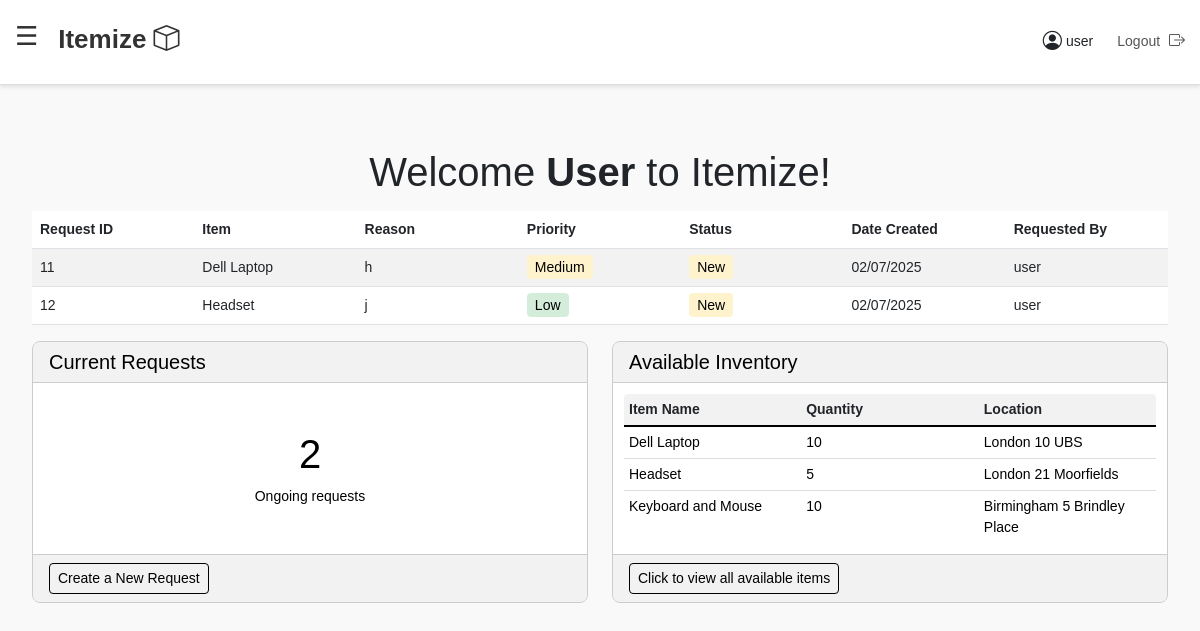
The app's page /dashboard/ (signed in) with its own data.
### inventory/models.py (models this page shows, shortened)
class InventoryRequest(models.Model):
    STATUS_CHOICES = [
        ('New', 'New'),
        ('In Progress', 'In Progress'),
        ('Approved', 'Approved'),
        ('Rejected', 'Rejected'),
    ]
    item = models.ForeignKey(InventoryItem, on_delete=models.CASCADE)  # Link to InventoryItem
    reason = models.TextField()
    priority = models.CharField(max_length=10, choices=[('High', 'High'), ('Medium', 'Medium'), ('Low', 'Low')])
    requested_by = models.ForeignKey(User, on_delete=models.CASCADE)  # Link to User
    status = models.CharField(max_length=20, choices=STATUS_CHOICES, default='New')
    created_at = models.DateTimeField(auto_now_add=True)
    class Meta:
        verbose_name = 'Inventory Request'
        verbose_name_plural = 'Inventory Requests'
        db_table = 'inventory_request'

class InventoryItem(models.Model):
    name = models.CharField(max_length=100)
    category = models.CharField(max_length=100)
    quantity = models.PositiveIntegerField(default=0)
    location = models.CharField(max_length=100)
    description = models.TextField(blank=True)
    added = models.DateTimeField(auto_now_add=True)
    class Meta:
        verbose_name = 'Inventory Item'
        verbose_name_plural = 'Inventory Items'
        db_table = 'inventory_item'

### inventory/views.py (the view)
# urls.py: path('dashboard/', views.dashboard, name='dashboard'),  # Dashboard
@login_required
def dashboard(request):
    if request.user.is_staff:
        requests = InventoryRequest.objects.all()
        current_requests_count = InventoryRequest.objects.exclude(status__in=['Approved', 'Rejected']).count()
        is_admin = True
    else:
        requests = InventoryRequest.objects.filter(requested_by=request.user)
        current_requests_count = InventoryRequest.objects.filter(
            requested_by=request.user
        ).exclude(status__in=['Approved', 'Rejected']).count()
        is_admin = False
    available_inventories = InventoryItem.objects.all()[:3]
    context = {
        'requests': requests,
        'current_requests_count': current_requests_count,
        'available_inventories': available_inventories,
        'is_admin': is_admin,
        'user_name': request.user.username if request.user.is_authenticated else "Guest"
    }
    return render(request, 'dashboard.html', context)

### templates/dashboard.html (shortened to what this page needs)
{% extends 'base.html' %}
{% block content %}
    <div class="container-fluid mt-5">
    <h1 class="text-center" style="margin-top: 5px; margin-bottom: 15px">Welcome <strong>{{ user.username|title }}</strong> to Itemize!
    </h1>
    <table class="table table-striped">
        <thead>
        <tr>
            <th>Request ID</th>
            <th>Item</th>
            <th>Reason</th>
            <th>Priority</th>
            <th>Status</th>
            <th>Date Created</th>
            <th>Requested By</th>
        </tr>
        </thead>
        <tbody>
        {% for req in requests %}
            <tr>
                <td>{{ req.id }}</td>
                <td>{{ req.item.name }}</td>
                <td>{{ req.reason }}</td>
                <td>
                <span class="{% if req.priority == 'Low' %}priority-low
                              {% elif req.priority == 'Medium' %}priority-medium
                              {% elif req.priority == 'High' %}priority-high{% endif %}">
                    {{ req.priority }}
                </span>
                </td>
                <td>
                <span class="{% if req.status == 'New' %}status-new
                              {% elif req.status == 'In Progress' %}status-in-progress
                              {% elif req.status == 'Approved' %}status-approved
                              {% elif req.status == 'Rejected' %}status-rejected{% endif %}">
                    {{ req.status }}
                </span>
                </td>
                <td>{{ req.created_at|date:"d/m/Y" }}</td>
                <td>{{ req.requested_by.username }}</td>
            </tr>
        {% empty %}
            <tr>
                <td colspan="7" class="text-center">No requests found.</td>
            </tr>
        {% endfor %}
        </tbody>
    </table>
    <div class="row mb-4">
    <div class="col-md-6">
        <div class="card h-100"
             style="background-color: #f2f2f2; border: 1px solid #ccc; border-radius: 8px; overflow: hidden;">
            <div class="card-header" style="background-color: #f2f2f2; color: black; border-bottom: 1px solid #ccc;">
                <h5 class="card-title mb-0">Current Requests</h5>
            </div>
            <div class="card-body d-flex flex-column align-items-center justify-content-center"
                 style="background-color: white;">
                <h1 style="color: black;">{{ current_requests_count }}</h1>
                <p class="card-text" style="color: black;">Ongoing requests</p>
            </div>
            <div class="card-footer" style="background-color: #f2f2f2; border-top: 1px solid #ccc;">
                <a href="{% url 'create_request' %}" class="btn btn-sm"
                   style="border: 1px solid black; color: black; background-color: transparent; transition: 0.3s;"
                   onmouseover="this.style.backgroundColor='black'; this.style.color='white';"
                   onmouseout="this.style.backgroundColor='transparent'; this.style.color='black';">Create a New
                    Request</a>
            </div>
        </div>
    </div>
    <div class="col-md-6">
        <div class="card h-100"
             style="background-color: #f2f2f2; border: 1px solid #ccc; border-radius: 8px; overflow: hidden;">
            <div class="card-header" style="background-color: #f2f2f2; color: black; border-bottom: 1px solid #ccc;">
                <h5 class="card-title mb-0">Available Inventory</h5>
            </div>
            <div class="card-body" style="background-color: white; padding: 10px;">
                {% if available_inventories|length > 0 %}
                    <table style="width: 100%; border-collapse: collapse; background-color: white; border-radius: 5px; overflow: hidden; border: 1px solid #ddd;">
                        <thead style="background-color: #f2f2f2;">
                        <tr>
                            <th style="text-align: left; padding: 5px; border-bottom: 2px solid black;">Item Name</th>
                            <th style="text-align: left; padding: 5px; border-bottom: 2px solid black;">Quantity</th>
                            <th style="text-align: left; padding: 5px; border-bottom: 2px solid black;">Location</th>
                        </tr>
                        </thead>
                        <tbody>
                        {% for item in available_inventories|slice:":3" %}
                            <tr>
                                <td style="padding: 5px; border-bottom: 1px solid #ddd; color: black;">{{ item.name }}</td>
                                <td style="padding: 5px; border-bottom: 1px solid #ddd; color: black;">{{ item.quantity }}</td>
                                <td style="padding: 5px; border-bottom: 1px solid #ddd; color: black;">{{ item.location }}</td>
                            </tr>
                        {% endfor %}
                        </tbody>
                    </table>
                {% else %}
                    <p style="text-align: center; color: black; margin: 10px 0;">No inventory available</p>
                {% endif %}
            </div>
            <div class="card-footer" style="background-color: #f2f2f2; border-top: 1px solid #ccc;">
                <a href="{% url 'available_inventory' %}" class="btn btn-sm"
                   style="border: 1px solid black; color: black; background-color: transparent; transition: 0.3s;"
                   onmouseover="this.style.backgroundColor='black'; this.style.color='white';"
                   onmouseout="this.style.backgroundColor='transparent'; this.style.color='black';">Click to view all
                    available items</a>
            </div>
        </div>
    </div>
{% endblock %}

### templates/base.html (shortened to what this page needs)
<!DOCTYPE html>
<html lang="en">
<head>
    <link href="https://cdn.jsdelivr.net/npm/bootstrap@5.3.0/dist/css/bootstrap.min.css" rel="stylesheet">
    <link href="https://cdnjs.cloudflare.com/ajax/libs/font-awesome/6.4.0/css/all.min.css" rel="stylesheet">
    <link href="https://cdn.jsdelivr.net/npm/bootstrap-icons/font/bootstrap-icons.css" rel="stylesheet">
</head>
<body>
<nav class="navbar d-flex align-items-center justify-content-between">
    <div>
        <span id="hamburgerIcon" class="hamburger-icon">☰</span>
        <a href="{% url 'dashboard' %}" class="navbar-brand ms-3">
            Itemize <i class="bi bi-box"></i>
        </a>
    </div>
    <div class="d-flex align-items-center">
        <span class="profile-section d-flex align-items-center me-4">
            <i class="bi bi-person-circle me-1" style="font-size: 1.2rem;"></i>
            {{ request.user.username }}
        </span>
        <a href="{% url 'logout' %}" class="logout">
            Logout <i class="bi bi-box-arrow-right"></i>
        </a>
    </div>
</nav>
<div class="main-content">
    {% block content %}
    {% endblock %}
</div>
</body>
</html>

### templates/base.html (style rules this page uses)
table { table-layout: fixed; width: 100%; }
th, td { text-align: left; vertical-align: top; }
body { margin: 0; font-size: 14px; font-family: Arial, sans-serif; background-color: #f9f9f9; }
.navbar { background-color: #ffffff; box-shadow: 0 2px 4px rgba(0, 0, 0, 0.1); border-bottom: 1px solid #ddd; padding: 20px 15px; position: fixed; top: 0; left: 0; width: 100%; z-index: 1000; }
.navbar .navbar-brand { font-size: 26px; font-weight: bold; color: #333; text-decoration: none; }
.profile-section, .logout { font-size: 14px; }
.logout i { margin-left: 5px; font-size: 16px; }
.hamburger-icon { font-size: 26px; cursor: pointer; position: relative; top: -7.5px; color: #333; }
.main-content { margin-top: 80px; padding: 20px; }
.logout { font-size: 14px; text-decoration: none; color: #555; margin-top: -1.9px; }
.profile-section { margin-top: 0px; }
.hamburger-icon { font-size: 26px; cursor: pointer; position: relative; top: -7.5px; vertical-align: middle; user-select: none; color: #333; }

### templates/dashboard.html (style rules this page uses)
.priority-low { background-color: #d4edda; color: #000000; padding: 4px 8px; border-radius: 4px; }
.priority-medium { background-color: #fff3cd; color: #000000; padding: 4px 8px; border-radius: 4px; }
.status-new { background-color: #fff3cd; color: #000000; padding: 4px 8px; border-radius: 4px; }

### records on screen
InventoryRequest: id "11", item.name "Dell Laptop", reason "h", priority "Medium", status "New", created_at "02/07/2025", requested_by.username "user"
InventoryRequest: id "12", item.name "Headset", reason "j", priority "Low", status "New", created_at "02/07/2025", requested_by.username "user"
InventoryItem: name "Dell Laptop", quantity "10", location "London 10 UBS"
InventoryItem: name "Headset", quantity "5", location "London 21 Moorfields"
InventoryItem: name "Keyboard and Mouse", quantity "10", location "Birmingham 5 Brindley Place"

### other values on screen
{{ request.user.username }} "user"
{{ user.username|title }} "User"
{{ current_requests_count }} "2"
